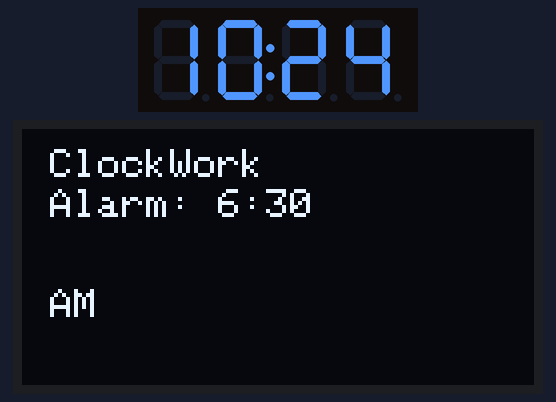
Recording of a sketch running on a simulated Raspberry Pi Pico W. Parts: 4-digit seven-segment display, 128×64 one-colour display. The local clock reads 2024-03-15 10:24:30 at power-on unless the sketch sets it.

Above: at 0.2 s.
At 90.5 s:
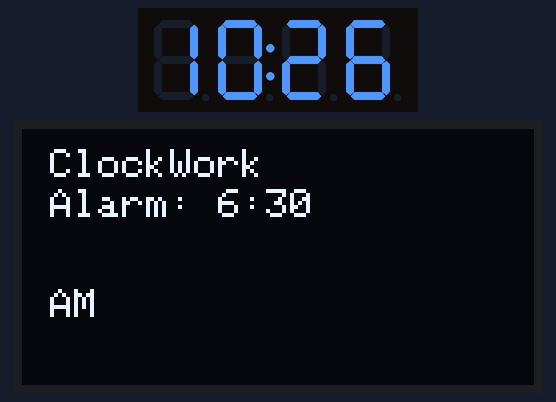

Measured:
- what the display in image 0 shows lasts 30.5 s, from 0.1 s to 30.6 s

The sketch:

sketch.ino
```cpp
// Now turn this trash into treasure!
#include <Wire.h>
#include <Adafruit_GFX.h>
#include <Adafruit_SSD1306.h>
#include <RTClib.h>
#include <Keypad.h>
#include <TM1637.h>
#include <iostream>
#include <string>
using namespace std;

const int SCREEN_WIDTH = 128;
const int SCREEN_HEIGHT = 64;
const int OLED_RESET = -1;
const int PIN_CLK = 2;
const int PIN_DIO = 3;
const int PIN_MOTION = 28;
const int PIN_BUZZ = 8;
int pirState = LOW;

int oldValue = LOW;

Adafruit_SSD1306 display(SCREEN_WIDTH, SCREEN_HEIGHT, &Wire, OLED_RESET);
RTC_DS1307 rtc;
TM1637 numberCounter(PIN_CLK, PIN_DIO);


// Alarm
int alarm_hour = 6; //Army time
int alarm_minute = 30;
int alarm_sound_length = 0;
bool alarm_initialized = false;
bool motion_sensed = false;
int val = 0;


void setup() {
  // put your setup code here, to run once:
  Serial1.begin(115200);
  Serial1.println("Hello, Raspberry Pi Pico W!");
  numberCounter.init();
  numberCounter.set(BRIGHT_TYPICAL);
  numberCounter.point(POINT_ON);
  pinMode(PIN_MOTION, INPUT);
  if (! rtc.begin()) {
    Serial1.println("Couldn't find RTC");
    Serial1.flush();
    abort();
  }
  if(!display.begin(SSD1306_SWITCHCAPVCC, 0x3C)) {
    Serial1.println(F("SSD1306 allocation failed"));
    for(;;);
  }
  display.clearDisplay();
  display.setTextSize(1);
  display.setTextColor(SSD1306_WHITE);
  display.setCursor(7,5);
  display.println("ClockWork");
  display.setCursor(7, 15);
  display.print("Alarm: ");
  display.print(alarm_hour);
  display.print(":");
  if (alarm_minute < 10) {
    display.print("0");
    display.println(alarm_minute);
  } else {
    display.println(alarm_minute);
  }
  display.display();
}


void loop() {
  // put your main code here, to run repeatedly:

  DateTime now = rtc.now();
  int hour = now.twelveHour();
  int actualHour = now.hour();
  int minute = now.minute();
  int second = now.second();
  int pm = now.isPM(); // 0 if AM, 1 if PM


  display.clearDisplay();
  display.setTextSize(1);
  display.setTextColor(SSD1306_WHITE);
  display.setCursor(7,5);
  display.println("ClockWork");
  display.setCursor(7, 15);
  display.print("Alarm: ");
  display.print(alarm_hour);
  display.print(":");
  if (alarm_minute < 10) {
    display.print("0");
    display.println(alarm_minute);
  } else {
    display.println(alarm_minute);
  }

  display.setCursor(7, 40);
  if (pm == 0) {
    display.println("AM") ;
  } else {
    display.println("PM");
  }
  display.display();


  numberCounter.display(0, hour / 10);
  numberCounter.display(1, hour % 10);
  numberCounter.display(2, minute / 10);
  numberCounter.display(3, minute % 10);
  if (actualHour == alarm_hour && minute == alarm_minute) {
    if (second < 2) {
      alarm_initialized = true;
    }
    if (alarm_sound_length < 40 && !motion_sensed && alarm_initialized) {
      val = digitalRead(PIN_MOTION);  // read input value
      if (val == HIGH) {            // check if the input is HIGH
        if (pirState == LOW) {
          motion_sensed = true;
          // We only want to print on the output change, not state
          pirState = HIGH;
        }
      } else {
        if (pirState == HIGH) {
          // we have just turned of
          // We only want to print on the output change, not state
          motion_sensed = false;
          pirState = LOW;
          alarm_initialized = false;
        }
      }
      Serial1.println("alarm tone sounded");
      tone(8, 300, 100);
      alarm_sound_length ++;
    }
    }


  delay(1000); // this speeds up the simulation
}
```
